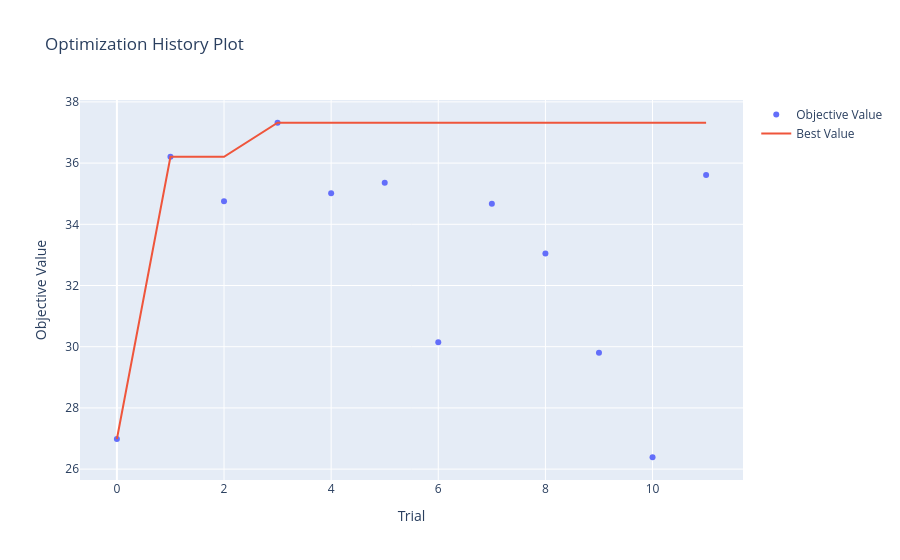

The cell this chart's notebook holds for it:
### Code cell
optuna.visualization.plot_optimization_history(study)

### Figure 1 — Plotly figure (JSON) as saved in the notebook; plotly's stock layout.template omitted (floating-point values rounded to 4 significant figures)
{"data": [{"mode": "markers", "name": "Objective Value", "type": "scatter", "x": [0, 1, 2, 3, 4, 5, 6, 7, 8, 9, 10, 11], "y": [26.99, 36.21, 34.76, 37.32, 35.01, 35.35, 30.15, 34.67, 33.05, 29.8, 26.39, 35.61]}, {"mode": "lines", "name": "Best Value", "type": "scatter", "x": [0, 1, 2, 3, 4, 5, 6, 7, 8, 9, 10, 11], "y": [26.99, 36.21, 36.21, 37.32, 37.32, 37.32, 37.32, 37.32, 37.32, 37.32, 37.32, 37.32]}, {"marker": {"color": "#cccccc"}, "mode": "markers", "name": "Infeasible Trial", "showlegend": false, "type": "scatter", "x": [], "y": []}], "layout": {"title": {"text": "Optimization History Plot"}, "xaxis": {"title": {"text": "Trial"}}, "yaxis": {"title": {"text": "Objective Value"}}}}
